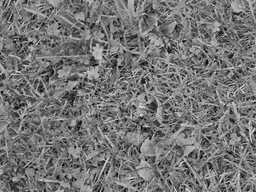
#> input picture PNG/Task_07_Gaussian_Filtering.png, 256 x 192 px, shrunk from 1024 x 768 before the run
$ python 07_Gaussian_Filtering.py
#> lines starting #> are read from the running program, lines starting #| are printed output that depends on the picture
from PIL import Image
import numpy as np
import matplotlib.pyplot as plt
import math

image = Image.open("PNG/Task_07_Gaussian_Filtering.png").convert("RGB")
image_array = np.array(image, dtype=np.float64)

height, width, channels = image_array.shape
#> height = 192; width = 256; channels = 3

kernel_size = 5
sigma = 1.0

radius = kernel_size // 2

kernel = np.zeros((kernel_size, kernel_size), dtype=np.float64)

for i in range(kernel_size):
    for j in range(kernel_size):

        x = j - radius
        y = i - radius

        value = (1 / (2 * math.pi * sigma ** 2)) * math.exp(
            -(x ** 2 + y ** 2) / (2 * sigma ** 2)
        )

        kernel[i, j] = value

kernel_sum = np.sum(kernel)
kernel = kernel / kernel_sum

print("Gaussian Kernel:")
print(np.round(kernel, 4))

filtered_image = np.zeros(
    (height, width, channels),
    dtype=np.uint8
)

for y in range(height):
    for x in range(width):

        for c in range(channels):

            pixel_sum = 0.0

            for ky in range(kernel_size):
                for kx in range(kernel_size):
                    input_y = y + ky - radius
                    input_x = x + kx - radius
                    if input_y < 0:
                        input_y = 0
                    elif input_y >= height:
                        input_y = height - 1

                    if input_x < 0:
                        input_x = 0
                    elif input_x >= width:
                        input_x = width - 1
                    pixel_value = image_array[input_y, input_x, c]
                    kernel_value = kernel[ky, kx]

                    pixel_sum += pixel_value * kernel_value
            pixel_sum = max(0, min(255, pixel_sum))

            filtered_image[y, x, c] = int(round(pixel_sum))
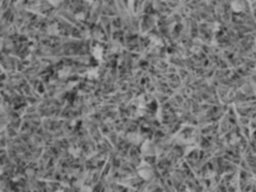
#> filtered_image: shape (192, 256, 3); min 35, max 195, mean 117.2

output_image = Image.fromarray(filtered_image)
output_image.save("gaussian_filtered.png")

plt.figure(figsize=(12, 5))

plt.subplot(1, 2, 1)
plt.imshow(image_array.astype(np.uint8))
plt.title("Original Image")
plt.axis("off")

plt.subplot(1, 2, 2)
plt.imshow(filtered_image)
plt.title("Gaussian Filtered Image")
plt.axis("off")

plt.tight_layout()
plt.show()
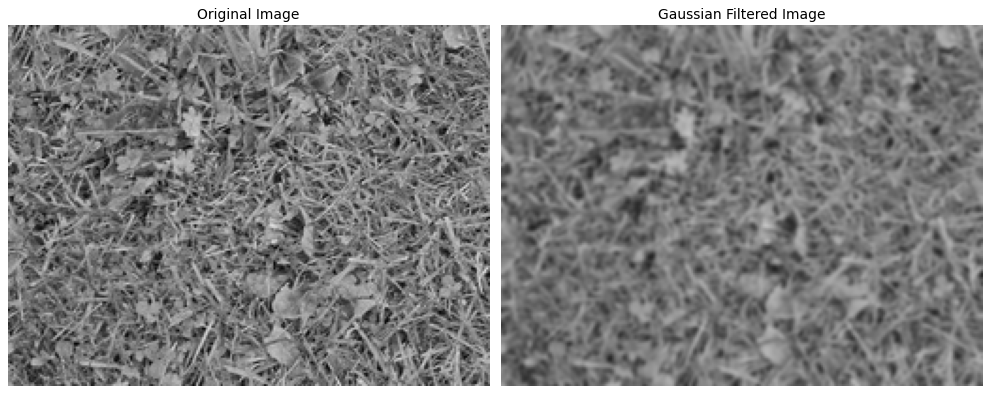
#> figure drawn by matplotlib, 2 panels

print("Gaussian filtering completed successfully.")
print("Output saved as gaussian_filtered.png")

$ run again, with PNG/Task_02_Separate_RGB_Channels.png copied over PNG/Task_07_Gaussian_Filtering.png
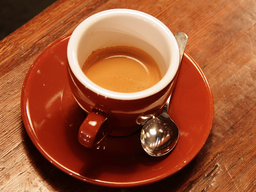
#> input picture PNG/Task_02_Separate_RGB_Channels.png, 256 x 192 px, shrunk from 1024 x 768 before the run
#> image is the input picture: PIL image 256x192 RGB; mean R, G, B 157.3, 83.3, 49.7
#> after the loop `for y in range(height):`:
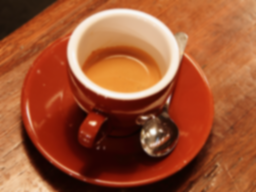
#> filtered_image: shape (192, 256, 3); mean R, G, B 157.3, 83.3, 49.7
#> `plt.show()`:
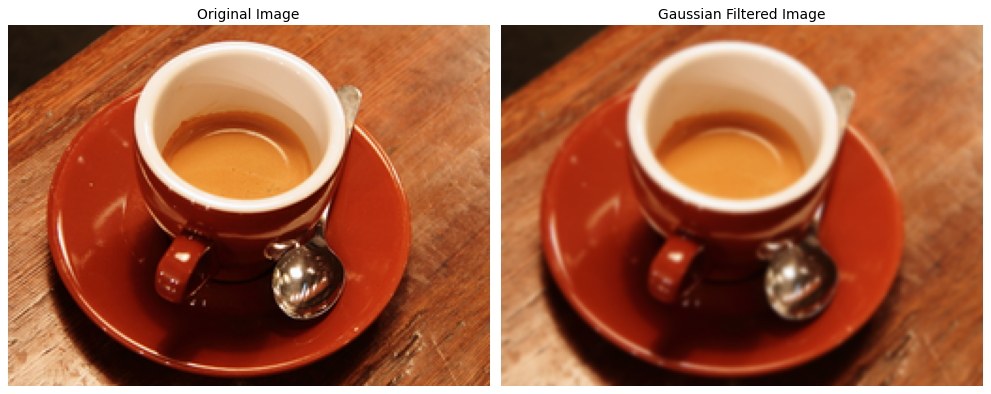
#> figure drawn by matplotlib, 2 panels
